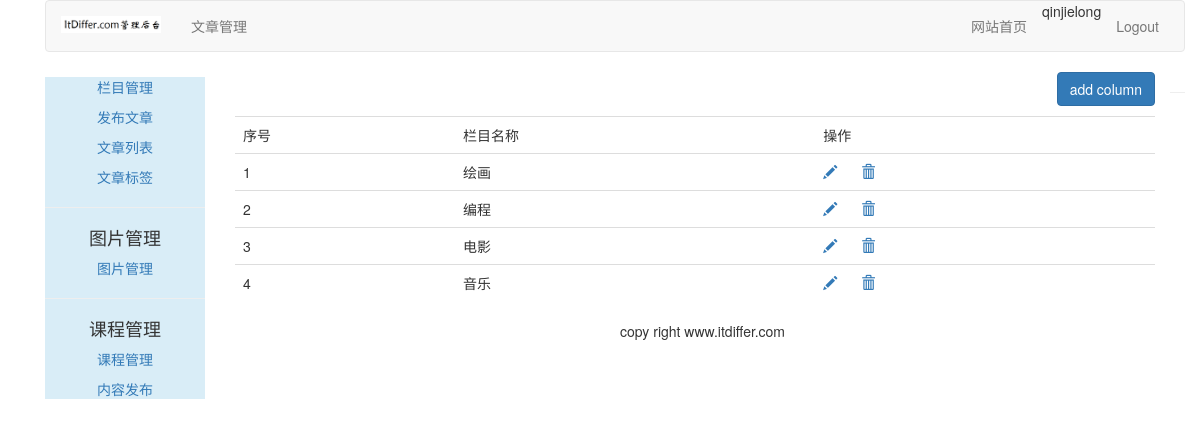
Screenshot of /article/article-column/ (signed in) with the database file from the repository.
### article/models.py (models this page shows, shortened)
class ArticleColumn(models.Model):
    user = models.ForeignKey(User, on_delete=models.CASCADE,related_name='article_column')
    column = models.CharField(max_length=200)
    created = models.DateField(auto_now_add=True)

### article/views.py (the view, shortened to what this page needs)
# urls.py: path('article-column/', views.article_column, name="article_column"),
@login_required(login_url='/account/login/')
@csrf_exempt
def article_column(request):
    if request.method == "GET":
        columns = ArticleColumn.objects.filter(user=request.user)
        column_form = ArticleColumnForm()
        return render(request, "article/column/article_column.html", {"columns":columns, 'column_form':column_form})

### home/context_processors.py (called while the page is built)
def add_userinfo_to_context(request):
    if request.user.is_authenticated:
      try:
        userinfo = UserInfo.objects.get(user=request.user)
        if hasattr(request.user, 'userinfo'):
          return {"user":request.user, "userinfo":userinfo}
      except:
        return {"user":request.user}
    else:
      return {"user":request.user}

### templates/article/column/article_column.html (shortened to what this page needs)
{% extends "article/base.html" %}
{% load staticfiles %}
{% block title %}article column{% endblock %} {% block content %}
<div>
    <p class="text-right">
        <button id= "add_column" onclick="add_column()" class="btn btn-primary"> add column</button>
    </p>
    <table class="table table-hover">
        <tr>
            <td>序号</td>
            <td>栏目名称</td>
            <td>操作</td>
        </tr>
        {% for column in columns %}
        <tr>
            <td>{{ forloop.counter }}</td>
            <td>{{ column.column }}</td>
            <td>
                <a name="edit" href="javascript:" onclick="edit_column(this, {{ column.id }})">
                    <span class="glyphicon glyphicon-pencil"></span>
                </a>
                <a name="delete" href="javascript:" onclick="del_column(this, {{ column.id }})">
                    <span class="glyphicon glyphicon-trash" style="margin-left:20px;"></span>
                </a>
            </td>
        </tr>
        {% empty %}
        <p>还没有设置栏目，太懒了。</p>
        {% endfor %}
    </table>
</div>
{% endblock %}

### templates/article/header.html
{% load staticfiles %}
<div class="container">
    <nav class="navbar navbar-default" role="navigation">
        <div class="navbar-header">
            <a class="navbar-brand" href="http://www.itdiffer.com">
                <img width="100px" src="{% static 'images/backlogo.png' %}">
            </a>
        </div>
        <div>
            <ul class="nav navbar-nav" role="tablist">
                <li><a href="{% url 'article:article_column' %}">文章管理</a></li>
            </ul>
            <ul class="nav navbar-nav navbar-right" style="margin-right:10px">
                <li><a href="{% url 'blog:blog_title' %}">网站首页</a></li>
                <li><span>{{ user.username }}</li>
                <li><a href="{% url 'account:user_logout' %}">Logout</a></li>
            </ul>
        </div>
    </nav>
</div>

### rows the page displays
ArticleColumn: column "绘画"
ArticleColumn: column "编程"
ArticleColumn: column "电影"
ArticleColumn: column "音乐"

### other values shown
{{ user.username }} "qinjielong"
